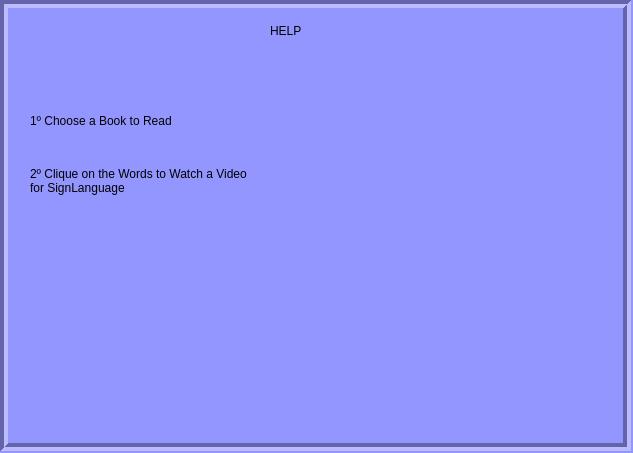
<?xml version="1.0" encoding="UTF-8"?>
<ui version="4.0">
 <class>Form</class>
 <widget class="QWidget" name="Form">
  <property name="windowModality">
   <enum>Qt::ApplicationModal</enum>
  </property>
  <property name="geometry">
   <rect>
    <x>0</x>
    <y>0</y>
    <width>633</width>
    <height>453</height>
   </rect>
  </property>
  <property name="windowTitle">
   <string>Form</string>
  </property>
  <property name="styleSheet">
   <string notr="true">background-color: rgb(148, 150, 255);
border-left-color: rgb(0, 0, 0);
border-bottom-color: rgb(0, 0, 0);
border-right-color: rgb(0, 0, 0);
border-top-color: rgb(0, 0, 0);</string>
  </property>
  <widget class="QLabel" name="label_2">
   <property name="geometry">
    <rect>
     <x>0</x>
     <y>0</y>
     <width>631</width>
     <height>451</height>
    </rect>
   </property>
   <property name="frameShape">
    <enum>QFrame::Box</enum>
   </property>
   <property name="frameShadow">
    <enum>QFrame::Sunken</enum>
   </property>
   <property name="lineWidth">
    <number>4</number>
   </property>
   <property name="text">
    <string/>
   </property>
  </widget>
  <widget class="QLabel" name="label">
   <property name="geometry">
    <rect>
     <x>30</x>
     <y>90</y>
     <width>291</width>
     <height>61</height>
    </rect>
   </property>
   <property name="styleSheet">
    <string notr="true">font: 18pt &quot;Franklin Gothic Demi&quot;;</string>
   </property>
   <property name="text">
    <string>1º Choose a Book to Read</string>
   </property>
  </widget>
  <widget class="QLabel" name="label_3">
   <property name="geometry">
    <rect>
     <x>270</x>
     <y>10</y>
     <width>101</width>
     <height>41</height>
    </rect>
   </property>
   <property name="styleSheet">
    <string notr="true">font: 30pt &quot;Franklin Gothic Demi&quot;;</string>
   </property>
   <property name="text">
    <string>HELP</string>
   </property>
  </widget>
  <widget class="QLabel" name="label_4">
   <property name="geometry">
    <rect>
     <x>30</x>
     <y>150</y>
     <width>431</width>
     <height>61</height>
    </rect>
   </property>
   <property name="styleSheet">
    <string notr="true">font: 18pt &quot;Franklin Gothic Demi&quot;;</string>
   </property>
   <property name="text">
    <string>2º Clique on the Words to Watch a Video 
for SignLanguage</string>
   </property>
  </widget>
  <widget class="QLabel" name="label_5">
   <property name="geometry">
    <rect>
     <x>20</x>
     <y>240</y>
     <width>291</width>
     <height>191</height>
    </rect>
   </property>
   <property name="text">
    <string/>
   </property>
   <property name="pixmap">
    <pixmap>../imagens_menus/help_1.png</pixmap>
   </property>
   <property name="scaledContents">
    <bool>true</bool>
   </property>
  </widget>
  <widget class="QLabel" name="label_6">
   <property name="geometry">
    <rect>
     <x>330</x>
     <y>240</y>
     <width>271</width>
     <height>191</height>
    </rect>
   </property>
   <property name="text">
    <string/>
   </property>
   <property name="pixmap">
    <pixmap>../imagens_menus/help_2.png</pixmap>
   </property>
   <property name="scaledContents">
    <bool>true</bool>
   </property>
  </widget>
 </widget>
 <resources/>
 <connections/>
</ui>
